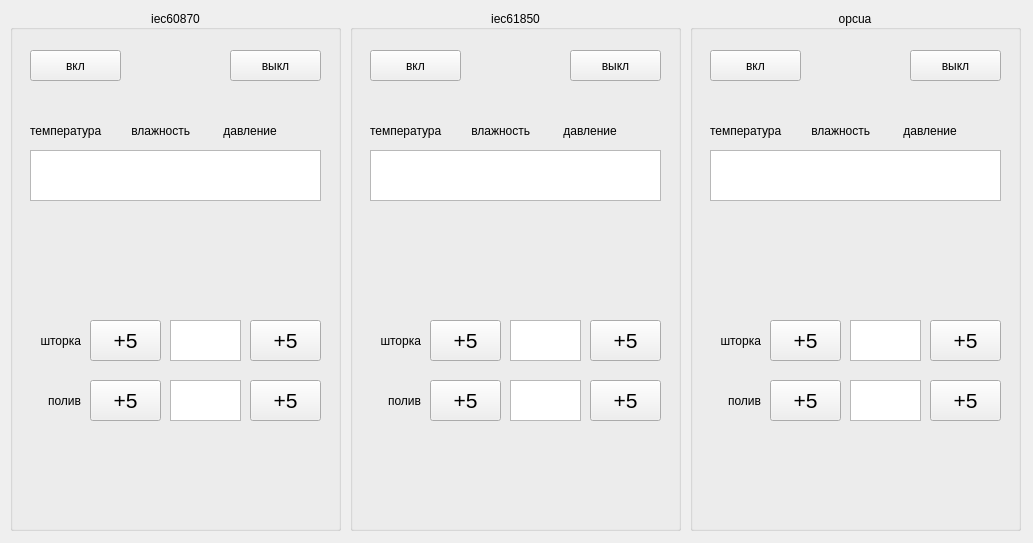
<?xml version="1.0" encoding="UTF-8"?>
<ui version="4.0">
 <class>MainWindow</class>
 <widget class="QMainWindow" name="MainWindow">
  <property name="geometry">
   <rect>
    <x>0</x>
    <y>0</y>
    <width>1033</width>
    <height>543</height>
   </rect>
  </property>
  <property name="windowTitle">
   <string>MainWindow</string>
  </property>
  <widget class="QWidget" name="centralwidget">
   <widget class="QGroupBox" name="groupBox">
    <property name="geometry">
     <rect>
      <x>10</x>
      <y>10</y>
      <width>331</width>
      <height>521</height>
     </rect>
    </property>
    <property name="title">
     <string>iec60870</string>
    </property>
    <property name="alignment">
     <set>Qt::AlignCenter</set>
    </property>
    <widget class="QTextEdit" name="textEdit">
     <property name="geometry">
      <rect>
       <x>20</x>
       <y>140</y>
       <width>291</width>
       <height>51</height>
      </rect>
     </property>
     <property name="font">
      <font>
       <pointsize>14</pointsize>
      </font>
     </property>
     <property name="focusPolicy">
      <enum>Qt::StrongFocus</enum>
     </property>
     <property name="html">
      <string>&lt;!DOCTYPE HTML PUBLIC &quot;-//W3C//DTD HTML 4.0//EN&quot; &quot;http://www.w3.org/TR/REC-html40/strict.dtd&quot;&gt;
&lt;html&gt;&lt;head&gt;&lt;meta name=&quot;qrichtext&quot; content=&quot;1&quot; /&gt;&lt;meta charset=&quot;utf-8&quot; /&gt;&lt;style type=&quot;text/css&quot;&gt;
p, li { white-space: pre-wrap; }
hr { height: 1px; border-width: 0; }
&lt;/style&gt;&lt;/head&gt;&lt;body style=&quot; font-family:'Cantarell'; font-size:14pt; font-weight:400; font-style:normal;&quot;&gt;
&lt;p align=&quot;center&quot; style=&quot;-qt-paragraph-type:empty; margin-top:0px; margin-bottom:0px; margin-left:0px; margin-right:0px; -qt-block-indent:0; text-indent:0px; font-size:11pt;&quot;&gt;&lt;br /&gt;&lt;/p&gt;&lt;/body&gt;&lt;/html&gt;</string>
     </property>
    </widget>
    <widget class="QLabel" name="label">
     <property name="geometry">
      <rect>
       <x>20</x>
       <y>110</y>
       <width>301</width>
       <height>21</height>
      </rect>
     </property>
     <property name="text">
      <string>температура         влажность          давление</string>
     </property>
    </widget>
    <widget class="QPushButton" name="pushButton">
     <property name="geometry">
      <rect>
       <x>20</x>
       <y>40</y>
       <width>91</width>
       <height>31</height>
      </rect>
     </property>
     <property name="text">
      <string>вкл</string>
     </property>
    </widget>
    <widget class="QPushButton" name="pushButton_2">
     <property name="geometry">
      <rect>
       <x>220</x>
       <y>40</y>
       <width>91</width>
       <height>31</height>
      </rect>
     </property>
     <property name="text">
      <string>выкл</string>
     </property>
    </widget>
    <widget class="QLabel" name="label_2">
     <property name="geometry">
      <rect>
       <x>10</x>
       <y>320</y>
       <width>61</width>
       <height>21</height>
      </rect>
     </property>
     <property name="text">
      <string>шторка</string>
     </property>
     <property name="alignment">
      <set>Qt::AlignRight|Qt::AlignTrailing|Qt::AlignVCenter</set>
     </property>
    </widget>
    <widget class="QTextEdit" name="textEdit_2">
     <property name="geometry">
      <rect>
       <x>160</x>
       <y>310</y>
       <width>71</width>
       <height>41</height>
      </rect>
     </property>
     <property name="font">
      <font>
       <pointsize>16</pointsize>
      </font>
     </property>
     <property name="focusPolicy">
      <enum>Qt::StrongFocus</enum>
     </property>
     <property name="html">
      <string>&lt;!DOCTYPE HTML PUBLIC &quot;-//W3C//DTD HTML 4.0//EN&quot; &quot;http://www.w3.org/TR/REC-html40/strict.dtd&quot;&gt;
&lt;html&gt;&lt;head&gt;&lt;meta name=&quot;qrichtext&quot; content=&quot;1&quot; /&gt;&lt;meta charset=&quot;utf-8&quot; /&gt;&lt;style type=&quot;text/css&quot;&gt;
p, li { white-space: pre-wrap; }
hr { height: 1px; border-width: 0; }
&lt;/style&gt;&lt;/head&gt;&lt;body style=&quot; font-family:'Cantarell'; font-size:16pt; font-weight:400; font-style:normal;&quot;&gt;
&lt;p align=&quot;center&quot; style=&quot;-qt-paragraph-type:empty; margin-top:0px; margin-bottom:0px; margin-left:0px; margin-right:0px; -qt-block-indent:0; text-indent:0px; font-size:11pt;&quot;&gt;&lt;br /&gt;&lt;/p&gt;&lt;/body&gt;&lt;/html&gt;</string>
     </property>
    </widget>
    <widget class="QPushButton" name="pushButton_3">
     <property name="geometry">
      <rect>
       <x>80</x>
       <y>310</y>
       <width>71</width>
       <height>41</height>
      </rect>
     </property>
     <property name="font">
      <font>
       <pointsize>16</pointsize>
      </font>
     </property>
     <property name="text">
      <string>+5</string>
     </property>
    </widget>
    <widget class="QPushButton" name="pushButton_4">
     <property name="geometry">
      <rect>
       <x>240</x>
       <y>310</y>
       <width>71</width>
       <height>41</height>
      </rect>
     </property>
     <property name="font">
      <font>
       <pointsize>16</pointsize>
      </font>
     </property>
     <property name="text">
      <string>+5</string>
     </property>
    </widget>
    <widget class="QLabel" name="label_3">
     <property name="geometry">
      <rect>
       <x>10</x>
       <y>380</y>
       <width>61</width>
       <height>21</height>
      </rect>
     </property>
     <property name="text">
      <string>полив</string>
     </property>
     <property name="alignment">
      <set>Qt::AlignRight|Qt::AlignTrailing|Qt::AlignVCenter</set>
     </property>
    </widget>
    <widget class="QPushButton" name="pushButton_5">
     <property name="geometry">
      <rect>
       <x>80</x>
       <y>370</y>
       <width>71</width>
       <height>41</height>
      </rect>
     </property>
     <property name="font">
      <font>
       <pointsize>16</pointsize>
      </font>
     </property>
     <property name="text">
      <string>+5</string>
     </property>
    </widget>
    <widget class="QPushButton" name="pushButton_6">
     <property name="geometry">
      <rect>
       <x>240</x>
       <y>370</y>
       <width>71</width>
       <height>41</height>
      </rect>
     </property>
     <property name="font">
      <font>
       <pointsize>16</pointsize>
      </font>
     </property>
     <property name="text">
      <string>+5</string>
     </property>
    </widget>
    <widget class="QTextEdit" name="textEdit_3">
     <property name="geometry">
      <rect>
       <x>160</x>
       <y>370</y>
       <width>71</width>
       <height>41</height>
      </rect>
     </property>
     <property name="font">
      <font>
       <pointsize>16</pointsize>
      </font>
     </property>
     <property name="focusPolicy">
      <enum>Qt::StrongFocus</enum>
     </property>
     <property name="html">
      <string>&lt;!DOCTYPE HTML PUBLIC &quot;-//W3C//DTD HTML 4.0//EN&quot; &quot;http://www.w3.org/TR/REC-html40/strict.dtd&quot;&gt;
&lt;html&gt;&lt;head&gt;&lt;meta name=&quot;qrichtext&quot; content=&quot;1&quot; /&gt;&lt;meta charset=&quot;utf-8&quot; /&gt;&lt;style type=&quot;text/css&quot;&gt;
p, li { white-space: pre-wrap; }
hr { height: 1px; border-width: 0; }
&lt;/style&gt;&lt;/head&gt;&lt;body style=&quot; font-family:'Cantarell'; font-size:16pt; font-weight:400; font-style:normal;&quot;&gt;
&lt;p align=&quot;center&quot; style=&quot;-qt-paragraph-type:empty; margin-top:0px; margin-bottom:0px; margin-left:0px; margin-right:0px; -qt-block-indent:0; text-indent:0px; font-size:11pt;&quot;&gt;&lt;br /&gt;&lt;/p&gt;&lt;/body&gt;&lt;/html&gt;</string>
     </property>
    </widget>
   </widget>
   <widget class="QGroupBox" name="groupBox_2">
    <property name="geometry">
     <rect>
      <x>350</x>
      <y>10</y>
      <width>331</width>
      <height>521</height>
     </rect>
    </property>
    <property name="title">
     <string>iec61850</string>
    </property>
    <property name="alignment">
     <set>Qt::AlignCenter</set>
    </property>
    <widget class="QTextEdit" name="textEdit_7">
     <property name="geometry">
      <rect>
       <x>20</x>
       <y>140</y>
       <width>291</width>
       <height>51</height>
      </rect>
     </property>
     <property name="font">
      <font>
       <pointsize>14</pointsize>
      </font>
     </property>
     <property name="focusPolicy">
      <enum>Qt::StrongFocus</enum>
     </property>
     <property name="html">
      <string>&lt;!DOCTYPE HTML PUBLIC &quot;-//W3C//DTD HTML 4.0//EN&quot; &quot;http://www.w3.org/TR/REC-html40/strict.dtd&quot;&gt;
&lt;html&gt;&lt;head&gt;&lt;meta name=&quot;qrichtext&quot; content=&quot;1&quot; /&gt;&lt;meta charset=&quot;utf-8&quot; /&gt;&lt;style type=&quot;text/css&quot;&gt;
p, li { white-space: pre-wrap; }
hr { height: 1px; border-width: 0; }
&lt;/style&gt;&lt;/head&gt;&lt;body style=&quot; font-family:'Cantarell'; font-size:14pt; font-weight:400; font-style:normal;&quot;&gt;
&lt;p align=&quot;center&quot; style=&quot;-qt-paragraph-type:empty; margin-top:0px; margin-bottom:0px; margin-left:0px; margin-right:0px; -qt-block-indent:0; text-indent:0px; font-size:11pt;&quot;&gt;&lt;br /&gt;&lt;/p&gt;&lt;/body&gt;&lt;/html&gt;</string>
     </property>
    </widget>
    <widget class="QLabel" name="label_7">
     <property name="geometry">
      <rect>
       <x>20</x>
       <y>110</y>
       <width>301</width>
       <height>21</height>
      </rect>
     </property>
     <property name="text">
      <string>температура         влажность          давление</string>
     </property>
    </widget>
    <widget class="QPushButton" name="pushButton_13">
     <property name="geometry">
      <rect>
       <x>20</x>
       <y>40</y>
       <width>91</width>
       <height>31</height>
      </rect>
     </property>
     <property name="text">
      <string>вкл</string>
     </property>
    </widget>
    <widget class="QPushButton" name="pushButton_14">
     <property name="geometry">
      <rect>
       <x>220</x>
       <y>40</y>
       <width>91</width>
       <height>31</height>
      </rect>
     </property>
     <property name="text">
      <string>выкл</string>
     </property>
    </widget>
    <widget class="QLabel" name="label_8">
     <property name="geometry">
      <rect>
       <x>10</x>
       <y>320</y>
       <width>61</width>
       <height>21</height>
      </rect>
     </property>
     <property name="text">
      <string>шторка</string>
     </property>
     <property name="alignment">
      <set>Qt::AlignRight|Qt::AlignTrailing|Qt::AlignVCenter</set>
     </property>
    </widget>
    <widget class="QTextEdit" name="textEdit_8">
     <property name="geometry">
      <rect>
       <x>160</x>
       <y>310</y>
       <width>71</width>
       <height>41</height>
      </rect>
     </property>
     <property name="font">
      <font>
       <pointsize>16</pointsize>
      </font>
     </property>
     <property name="focusPolicy">
      <enum>Qt::StrongFocus</enum>
     </property>
     <property name="html">
      <string>&lt;!DOCTYPE HTML PUBLIC &quot;-//W3C//DTD HTML 4.0//EN&quot; &quot;http://www.w3.org/TR/REC-html40/strict.dtd&quot;&gt;
&lt;html&gt;&lt;head&gt;&lt;meta name=&quot;qrichtext&quot; content=&quot;1&quot; /&gt;&lt;meta charset=&quot;utf-8&quot; /&gt;&lt;style type=&quot;text/css&quot;&gt;
p, li { white-space: pre-wrap; }
hr { height: 1px; border-width: 0; }
&lt;/style&gt;&lt;/head&gt;&lt;body style=&quot; font-family:'Cantarell'; font-size:16pt; font-weight:400; font-style:normal;&quot;&gt;
&lt;p align=&quot;center&quot; style=&quot;-qt-paragraph-type:empty; margin-top:0px; margin-bottom:0px; margin-left:0px; margin-right:0px; -qt-block-indent:0; text-indent:0px; font-size:11pt;&quot;&gt;&lt;br /&gt;&lt;/p&gt;&lt;/body&gt;&lt;/html&gt;</string>
     </property>
    </widget>
    <widget class="QPushButton" name="pushButton_15">
     <property name="geometry">
      <rect>
       <x>80</x>
       <y>310</y>
       <width>71</width>
       <height>41</height>
      </rect>
     </property>
     <property name="font">
      <font>
       <pointsize>16</pointsize>
      </font>
     </property>
     <property name="text">
      <string>+5</string>
     </property>
    </widget>
    <widget class="QPushButton" name="pushButton_16">
     <property name="geometry">
      <rect>
       <x>240</x>
       <y>310</y>
       <width>71</width>
       <height>41</height>
      </rect>
     </property>
     <property name="font">
      <font>
       <pointsize>16</pointsize>
      </font>
     </property>
     <property name="text">
      <string>+5</string>
     </property>
    </widget>
    <widget class="QLabel" name="label_9">
     <property name="geometry">
      <rect>
       <x>10</x>
       <y>380</y>
       <width>61</width>
       <height>21</height>
      </rect>
     </property>
     <property name="text">
      <string>полив</string>
     </property>
     <property name="alignment">
      <set>Qt::AlignRight|Qt::AlignTrailing|Qt::AlignVCenter</set>
     </property>
    </widget>
    <widget class="QPushButton" name="pushButton_17">
     <property name="geometry">
      <rect>
       <x>80</x>
       <y>370</y>
       <width>71</width>
       <height>41</height>
      </rect>
     </property>
     <property name="font">
      <font>
       <pointsize>16</pointsize>
      </font>
     </property>
     <property name="text">
      <string>+5</string>
     </property>
    </widget>
    <widget class="QPushButton" name="pushButton_18">
     <property name="geometry">
      <rect>
       <x>240</x>
       <y>370</y>
       <width>71</width>
       <height>41</height>
      </rect>
     </property>
     <property name="font">
      <font>
       <pointsize>16</pointsize>
      </font>
     </property>
     <property name="text">
      <string>+5</string>
     </property>
    </widget>
    <widget class="QTextEdit" name="textEdit_9">
     <property name="geometry">
      <rect>
       <x>160</x>
       <y>370</y>
       <width>71</width>
       <height>41</height>
      </rect>
     </property>
     <property name="font">
      <font>
       <pointsize>16</pointsize>
      </font>
     </property>
     <property name="focusPolicy">
      <enum>Qt::StrongFocus</enum>
     </property>
     <property name="html">
      <string>&lt;!DOCTYPE HTML PUBLIC &quot;-//W3C//DTD HTML 4.0//EN&quot; &quot;http://www.w3.org/TR/REC-html40/strict.dtd&quot;&gt;
&lt;html&gt;&lt;head&gt;&lt;meta name=&quot;qrichtext&quot; content=&quot;1&quot; /&gt;&lt;meta charset=&quot;utf-8&quot; /&gt;&lt;style type=&quot;text/css&quot;&gt;
p, li { white-space: pre-wrap; }
hr { height: 1px; border-width: 0; }
&lt;/style&gt;&lt;/head&gt;&lt;body style=&quot; font-family:'Cantarell'; font-size:16pt; font-weight:400; font-style:normal;&quot;&gt;
&lt;p align=&quot;center&quot; style=&quot;-qt-paragraph-type:empty; margin-top:0px; margin-bottom:0px; margin-left:0px; margin-right:0px; -qt-block-indent:0; text-indent:0px; font-size:11pt;&quot;&gt;&lt;br /&gt;&lt;/p&gt;&lt;/body&gt;&lt;/html&gt;</string>
     </property>
    </widget>
   </widget>
   <widget class="QGroupBox" name="groupBox_3">
    <property name="geometry">
     <rect>
      <x>690</x>
      <y>10</y>
      <width>331</width>
      <height>521</height>
     </rect>
    </property>
    <property name="title">
     <string>opcua</string>
    </property>
    <property name="alignment">
     <set>Qt::AlignCenter</set>
    </property>
    <widget class="QTextEdit" name="textEdit_13">
     <property name="geometry">
      <rect>
       <x>20</x>
       <y>140</y>
       <width>291</width>
       <height>51</height>
      </rect>
     </property>
     <property name="font">
      <font>
       <pointsize>14</pointsize>
      </font>
     </property>
     <property name="focusPolicy">
      <enum>Qt::StrongFocus</enum>
     </property>
     <property name="layoutDirection">
      <enum>Qt::RightToLeft</enum>
     </property>
     <property name="tabChangesFocus">
      <bool>false</bool>
     </property>
     <property name="lineWrapMode">
      <enum>QTextEdit::WidgetWidth</enum>
     </property>
     <property name="html">
      <string>&lt;!DOCTYPE HTML PUBLIC &quot;-//W3C//DTD HTML 4.0//EN&quot; &quot;http://www.w3.org/TR/REC-html40/strict.dtd&quot;&gt;
&lt;html&gt;&lt;head&gt;&lt;meta name=&quot;qrichtext&quot; content=&quot;1&quot; /&gt;&lt;meta charset=&quot;utf-8&quot; /&gt;&lt;style type=&quot;text/css&quot;&gt;
p, li { white-space: pre-wrap; }
hr { height: 1px; border-width: 0; }
&lt;/style&gt;&lt;/head&gt;&lt;body style=&quot; font-family:'Cantarell'; font-size:14pt; font-weight:400; font-style:normal;&quot;&gt;
&lt;p align=&quot;center&quot; style=&quot;-qt-paragraph-type:empty; margin-top:0px; margin-bottom:0px; margin-left:0px; margin-right:0px; -qt-block-indent:0; text-indent:0px; font-size:11pt;&quot;&gt;&lt;br /&gt;&lt;/p&gt;&lt;/body&gt;&lt;/html&gt;</string>
     </property>
    </widget>
    <widget class="QLabel" name="label_13">
     <property name="geometry">
      <rect>
       <x>20</x>
       <y>110</y>
       <width>301</width>
       <height>21</height>
      </rect>
     </property>
     <property name="text">
      <string>температура         влажность          давление</string>
     </property>
    </widget>
    <widget class="QPushButton" name="pushButton_25">
     <property name="geometry">
      <rect>
       <x>20</x>
       <y>40</y>
       <width>91</width>
       <height>31</height>
      </rect>
     </property>
     <property name="text">
      <string>вкл</string>
     </property>
    </widget>
    <widget class="QPushButton" name="pushButton_26">
     <property name="geometry">
      <rect>
       <x>220</x>
       <y>40</y>
       <width>91</width>
       <height>31</height>
      </rect>
     </property>
     <property name="text">
      <string>выкл</string>
     </property>
    </widget>
    <widget class="QLabel" name="label_14">
     <property name="geometry">
      <rect>
       <x>10</x>
       <y>320</y>
       <width>61</width>
       <height>21</height>
      </rect>
     </property>
     <property name="text">
      <string>шторка</string>
     </property>
     <property name="alignment">
      <set>Qt::AlignRight|Qt::AlignTrailing|Qt::AlignVCenter</set>
     </property>
    </widget>
    <widget class="QTextEdit" name="textEdit_14">
     <property name="geometry">
      <rect>
       <x>160</x>
       <y>310</y>
       <width>71</width>
       <height>41</height>
      </rect>
     </property>
     <property name="font">
      <font>
       <pointsize>16</pointsize>
      </font>
     </property>
     <property name="focusPolicy">
      <enum>Qt::StrongFocus</enum>
     </property>
     <property name="html">
      <string>&lt;!DOCTYPE HTML PUBLIC &quot;-//W3C//DTD HTML 4.0//EN&quot; &quot;http://www.w3.org/TR/REC-html40/strict.dtd&quot;&gt;
&lt;html&gt;&lt;head&gt;&lt;meta name=&quot;qrichtext&quot; content=&quot;1&quot; /&gt;&lt;meta charset=&quot;utf-8&quot; /&gt;&lt;style type=&quot;text/css&quot;&gt;
p, li { white-space: pre-wrap; }
hr { height: 1px; border-width: 0; }
&lt;/style&gt;&lt;/head&gt;&lt;body style=&quot; font-family:'Cantarell'; font-size:16pt; font-weight:400; font-style:normal;&quot;&gt;
&lt;p align=&quot;center&quot; style=&quot;-qt-paragraph-type:empty; margin-top:0px; margin-bottom:0px; margin-left:0px; margin-right:0px; -qt-block-indent:0; text-indent:0px; font-size:11pt;&quot;&gt;&lt;br /&gt;&lt;/p&gt;&lt;/body&gt;&lt;/html&gt;</string>
     </property>
    </widget>
    <widget class="QPushButton" name="pushButton_27">
     <property name="geometry">
      <rect>
       <x>80</x>
       <y>310</y>
       <width>71</width>
       <height>41</height>
      </rect>
     </property>
     <property name="font">
      <font>
       <pointsize>16</pointsize>
      </font>
     </property>
     <property name="text">
      <string>+5</string>
     </property>
    </widget>
    <widget class="QPushButton" name="pushButton_28">
     <property name="geometry">
      <rect>
       <x>240</x>
       <y>310</y>
       <width>71</width>
       <height>41</height>
      </rect>
     </property>
     <property name="font">
      <font>
       <pointsize>16</pointsize>
      </font>
     </property>
     <property name="text">
      <string>+5</string>
     </property>
    </widget>
    <widget class="QLabel" name="label_15">
     <property name="geometry">
      <rect>
       <x>10</x>
       <y>380</y>
       <width>61</width>
       <height>21</height>
      </rect>
     </property>
     <property name="text">
      <string>полив</string>
     </property>
     <property name="alignment">
      <set>Qt::AlignRight|Qt::AlignTrailing|Qt::AlignVCenter</set>
     </property>
    </widget>
    <widget class="QPushButton" name="pushButton_29">
     <property name="geometry">
      <rect>
       <x>80</x>
       <y>370</y>
       <width>71</width>
       <height>41</height>
      </rect>
     </property>
     <property name="font">
      <font>
       <pointsize>16</pointsize>
      </font>
     </property>
     <property name="text">
      <string>+5</string>
     </property>
    </widget>
    <widget class="QPushButton" name="pushButton_30">
     <property name="geometry">
      <rect>
       <x>240</x>
       <y>370</y>
       <width>71</width>
       <height>41</height>
      </rect>
     </property>
     <property name="font">
      <font>
       <pointsize>16</pointsize>
      </font>
     </property>
     <property name="text">
      <string>+5</string>
     </property>
    </widget>
    <widget class="QTextEdit" name="textEdit_15">
     <property name="geometry">
      <rect>
       <x>160</x>
       <y>370</y>
       <width>71</width>
       <height>41</height>
      </rect>
     </property>
     <property name="font">
      <font>
       <pointsize>16</pointsize>
      </font>
     </property>
     <property name="focusPolicy">
      <enum>Qt::StrongFocus</enum>
     </property>
     <property name="html">
      <string>&lt;!DOCTYPE HTML PUBLIC &quot;-//W3C//DTD HTML 4.0//EN&quot; &quot;http://www.w3.org/TR/REC-html40/strict.dtd&quot;&gt;
&lt;html&gt;&lt;head&gt;&lt;meta name=&quot;qrichtext&quot; content=&quot;1&quot; /&gt;&lt;meta charset=&quot;utf-8&quot; /&gt;&lt;style type=&quot;text/css&quot;&gt;
p, li { white-space: pre-wrap; }
hr { height: 1px; border-width: 0; }
&lt;/style&gt;&lt;/head&gt;&lt;body style=&quot; font-family:'Cantarell'; font-size:16pt; font-weight:400; font-style:normal;&quot;&gt;
&lt;p align=&quot;center&quot; style=&quot;-qt-paragraph-type:empty; margin-top:0px; margin-bottom:0px; margin-left:0px; margin-right:0px; -qt-block-indent:0; text-indent:0px; font-size:11pt;&quot;&gt;&lt;br /&gt;&lt;/p&gt;&lt;/body&gt;&lt;/html&gt;</string>
     </property>
    </widget>
   </widget>
  </widget>
 </widget>
 <resources/>
 <connections/>
</ui>
